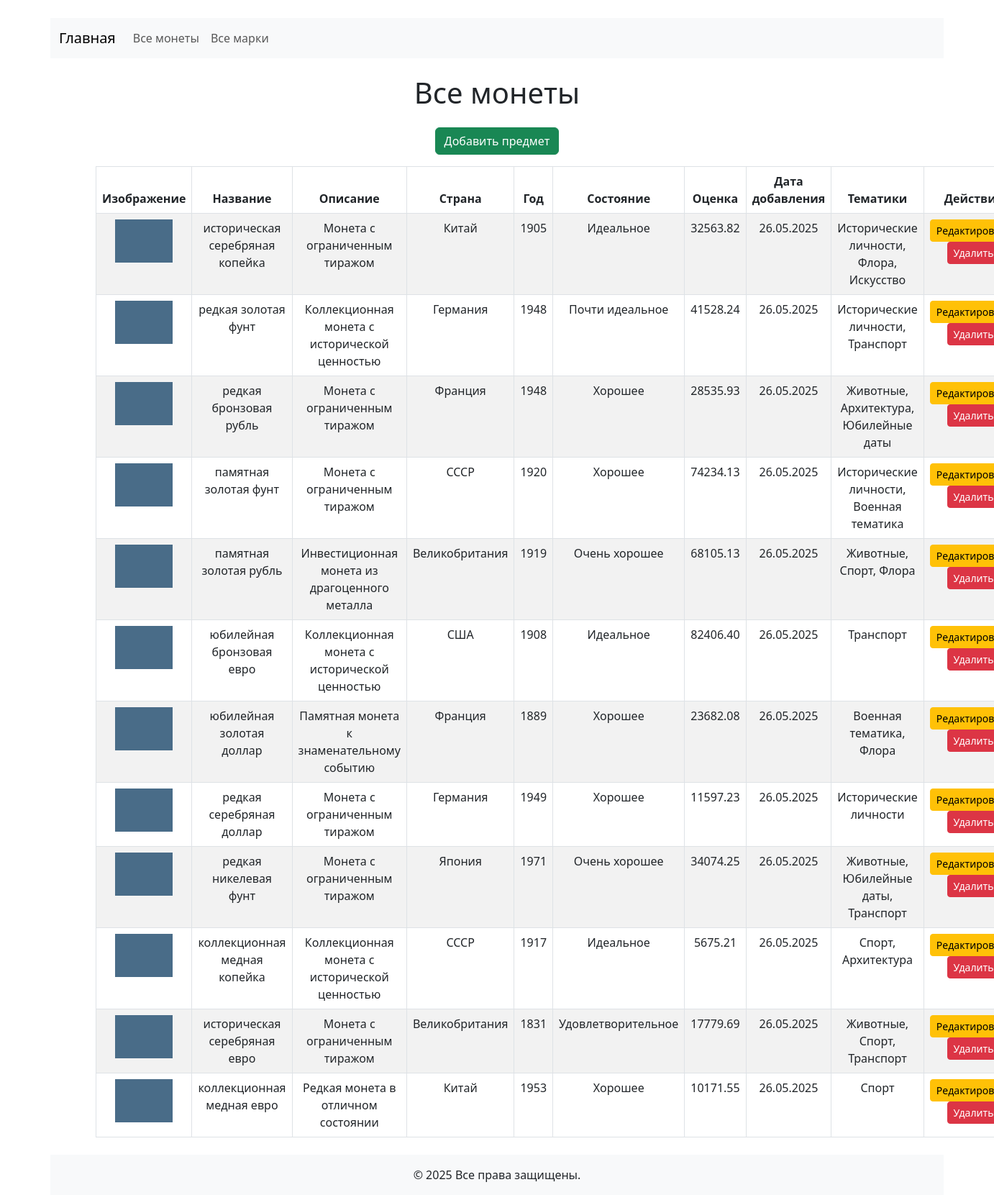
Before: /calendar/coins/ with the older database file.
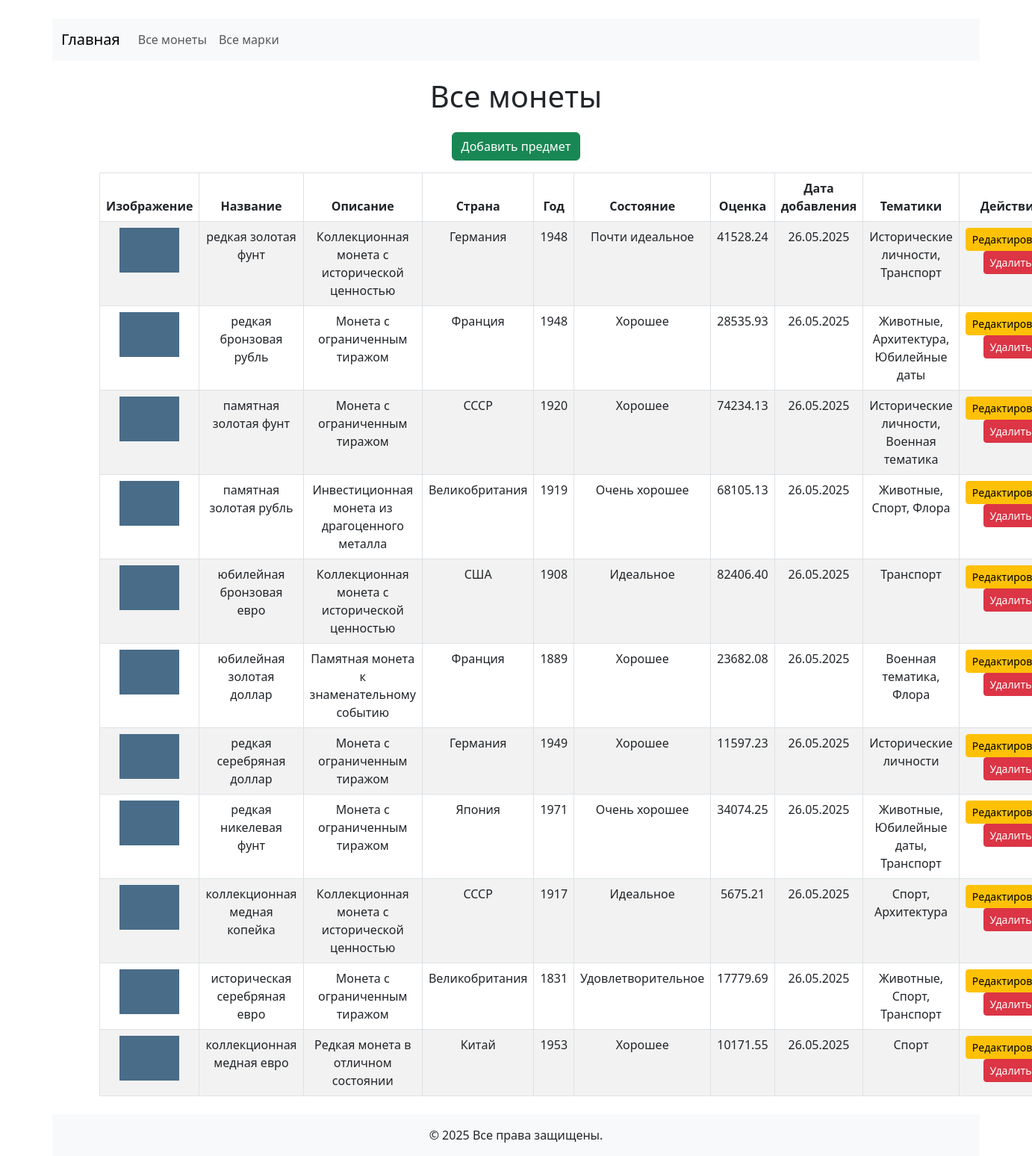
After: the same page with the newer database file.
### collection/models.py (models this page shows, shortened)
class Item(models.Model):
    CONDITION_CHOICES = [
        ('M', _('Идеальное')),
        ('NM', _('Почти идеальное')),
        ('VG', _('Очень хорошее')),
        ('G', _('Хорошее')),
        ('F', _('Удовлетворительное')),
        ('P', _('Плохое')),
    ]
    user = models.ForeignKey(User, null=True, blank=True, on_delete=models.CASCADE, verbose_name=_("Владелец"))
    category = models.ForeignKey(Category, on_delete=models.PROTECT, verbose_name=_("Категория"))
    themes = models.ManyToManyField(Theme, verbose_name=_("Тематики"))
    title = models.CharField(max_length=255, verbose_name=_("Название"))
    description = models.TextField(verbose_name=_("Описание"))
    country = models.CharField(max_length=100, verbose_name=_("Страна происхождения"))
    year = models.IntegerField(verbose_name=_("Год создания"))
    condition = models.CharField(max_length=2, choices=CONDITION_CHOICES, verbose_name=_("Состояние"))
    estimated_value = models.DecimalField(max_digits=10, decimal_places=2, verbose_name=_("Оценочная стоимость"))
    photo = models.ImageField(upload_to='items/', verbose_name=_("Фотография"))
    created_at = models.DateTimeField(auto_now_add=True, verbose_name=_("Дата добавления"))
    class Meta:
        verbose_name = _("Предмет коллекции")
        verbose_name_plural = _("Предметы коллекции")
        ordering = ['-created_at']

class Theme(models.Model):
    name = models.CharField(max_length=100, verbose_name=_("Название тематики"))
    class Meta:
        verbose_name = _("Тематика")
        verbose_name_plural = _("Тематики")

### collection/views.py (the view)
# urls.py: path('calendar/coins/', views.coins_view, name='calendar_coins'),
def coins_view(request):
    try:
        coins_category = Category.objects.get(name="Монеты")
        coins = Item.objects.filter(category=coins_category).order_by('-id')
    except Category.DoesNotExist:
        coins = []
    return render(request, 'main/calendar_coins.html', {'items': coins})

### collection/templates/main/calendar_coins.html (shortened to what this page needs)
<!DOCTYPE html>
<html lang="ru">
<head>
    <link href="https://cdn.jsdelivr.net/npm/bootstrap@5.3.0/dist/css/bootstrap.min.css" rel="stylesheet" />
</head>
<body>
    <nav class="navbar navbar-expand-lg navbar-light bg-light mb-4">
      <div class="container-fluid">
        <a class="navbar-brand" href="{% url 'index' %}">Главная</a>
        <div class="collapse navbar-collapse" id="navbarNav">
          <ul class="navbar-nav">
            <li class="nav-item">
              <a class="nav-link" href="{% url 'calendar_coins' %}">Все монеты</a>
            </li>
            <li class="nav-item">
              <a class="nav-link" href="{% url 'calendar_stamps' %}">Все марки</a>
            </li>
          </ul>
        </div>
      </div>
    </nav>
    <div class="container">
        <h1 class="mb-4">Все монеты</h1>
        <a href="{% url 'item_create' %}" class="btn btn-success mb-3">Добавить предмет</a>
        <table class="table table-striped table-bordered">
            <thead>
                <tr>
                    <th>Изображение</th>
                    <th>Название</th>
                    <th>Описание</th>
                    <th>Страна</th>
                    <th>Год</th>
                    <th>Состояние</th>
                    <th>Оценка</th>
                    <th>Дата добавления</th>
                    <th>Тематики</th>
                    <th>Действия</th>
                </tr>
            </thead>
            <tbody>
                {% for item in items %}
                <tr>
                    <td>
                        {% if item.photo %}
                        <img src="{{ item.photo.url }}" alt="Фото" style="width:80px; height:auto;">
                        {% else %}
                        Нет фото
                        {% endif %}
                    </td>
                    <td>{{ item.title }}</td>
                    <td>{{ item.description|truncatechars:50 }}</td>
                    <td>{{ item.country }}</td>
                    <td>{{ item.year }}</td>
                    <td>{{ item.get_condition_display }}</td>
                    <td>{{ item.estimated_value }}</td>
                    <td>{{ item.created_at|date:"d.m.Y" }}</td>
                    <td>
                        {% for theme in item.themes.all %}
                            {{ theme.name }}{% if not forloop.last %}, {% endif %}
                        {% empty %}
                            Нет тематик
                        {% endfor %}
                    </td>
                    <td>
                        <button class="btn btn-sm btn-warning edit-btn" data-id="{{ item.id }}">Редактировать</button>
                        <button
                          type="button"
                          class="btn btn-sm btn-danger"
                          onclick="confirmDelete('{% url 'item_delete' item.id %}')"
                        >
                          Удалить
                        </button>
                    </td>
                </tr>
                {% empty %}
                <tr>
                    <td colspan="10" class="text-center">Нет предметов.</td>
                </tr>
                {% endfor %}
            </tbody>
        </table>
    </div>
    <footer class="bg-light text-center py-3 mt-4">
      <div class="container">
        <p class="mb-0">&copy; {% now "Y" %} Все права защищены.</p>
      </div>
    </footer>
</body>
</html>

### collection/templates/main/calendar_coins.html (style rules this page uses)
body { padding-top: 25px; text-align: center; padding-left: 70px; padding-right: 70px; }

Changed rows visible on the page:
removed Item: photo (picture), title "историческая серебряная копейка", description "Монета с ограниченным тиражом", country "Китай", year "1905", condition "Идеальное", estimated_value "32563.82", created_at "26.05.2025", Theme (name "Исторические личности"), Theme (name "Флора")
no longer on this page (row unchanged): Theme: name "Искусство", shown under "историческая серебряная копейка"
